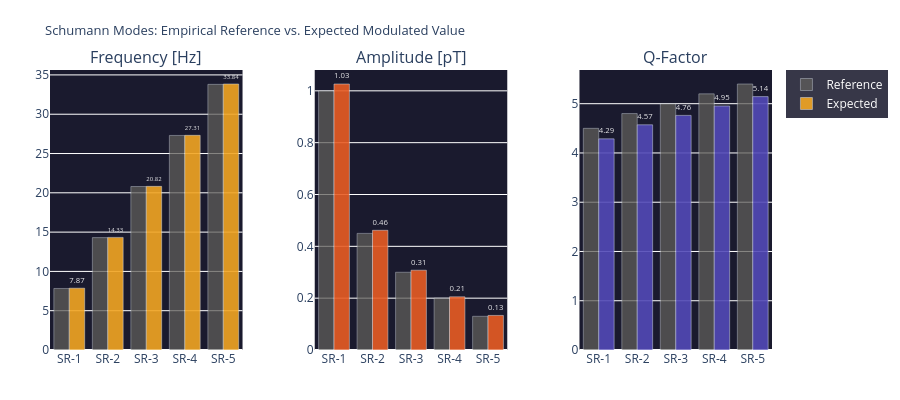

The code cell stored with this chart in its notebook:
### Code cell
# ============================================================
# THREE-COLUMN COMPARISON PER MODE:
# Frequency | Amplitude | Q-Factor (Ref vs. Expected each)
# ============================================================

fig = make_subplots(
    rows=1, cols=3,
    subplot_titles=['Frequency [Hz]', 'Amplitude [pT]', 'Q-Factor'],
    horizontal_spacing=0.10
)

modes = list(SR_REF.keys())
labels = [f'SR-{n}' for n in modes]

# Frequenz
fig.add_trace(go.Bar(
    name='Reference', x=labels, y=[SR_REF[n]['freq_Hz'] for n in modes],
    marker_color='#5F5E5A', opacity=0.75, showlegend=True
), row=1, col=1)
fig.add_trace(go.Bar(
    name='Expected', x=labels, y=[expected[n]['freq_Hz'] for n in modes],
    marker_color='#F2A623', opacity=0.90,
    text=[f'{expected[n]["freq_Hz"]:.2f}' for n in modes],
    textposition='outside', textfont=dict(color='white', size=9),
    showlegend=True
), row=1, col=1)

# Amplitude
fig.add_trace(go.Bar(
    x=labels, y=[SR_REF[n]['amplitude_pT'] for n in modes],
    marker_color='#5F5E5A', opacity=0.75, showlegend=False
), row=1, col=2)
fig.add_trace(go.Bar(
    x=labels, y=[expected[n]['amplitude_pT'] for n in modes],
    marker_color='#E85D24', opacity=0.90,
    text=[f'{expected[n]["amplitude_pT"]:.2f}' for n in modes],
    textposition='outside', textfont=dict(color='white', size=9),
    showlegend=False
), row=1, col=2)

# Q-Faktor
fig.add_trace(go.Bar(
    x=labels, y=[SR_REF[n]['Q_factor'] for n in modes],
    marker_color='#5F5E5A', opacity=0.75, showlegend=False
), row=1, col=3)
fig.add_trace(go.Bar(
    x=labels, y=[expected[n]['Q_factor'] for n in modes],
    marker_color='#534AB7', opacity=0.90,
    text=[f'{expected[n]["Q_factor"]:.2f}' for n in modes],
    textposition='outside', textfont=dict(color='white', size=9),
    showlegend=False
), row=1, col=3)

fig.update_layout(
    title=dict(text='Schumann Modes: Empirical Reference vs. Expected Modulated Value', font=dict(size=13)),
    barmode='group',
    height=400, plot_bgcolor='#1a1a2e', paper_bgcolor='rgba(0,0,0,0)',
    margin=dict(l=50, r=30, t=70, b=50),
    legend=dict(bgcolor='rgba(20,20,40,0.85)', font=dict(color='white'))
)
fig.show()

### Figure 1 — Plotly figure (JSON) as saved in the notebook; plotly's stock layout.template omitted (floating-point values rounded to 4 significant figures)
{"data": [{"marker": {"color": "#5F5E5A"}, "name": "Reference", "opacity": 0.75, "showlegend": true, "type": "bar", "x": ["SR-1", "SR-2", "SR-3", "SR-4", "SR-5"], "xaxis": "x", "y": [7.83, 14.3, 20.8, 27.3, 33.8], "yaxis": "y"}, {"marker": {"color": "#F2A623"}, "name": "Expected", "opacity": 0.9, "showlegend": true, "text": ["7.87", "14.33", "20.82", "27.31", "33.84"], "textfont": {"color": "white", "size": 9}, "textposition": "outside", "type": "bar", "x": ["SR-1", "SR-2", "SR-3", "SR-4", "SR-5"], "xaxis": "x", "y": [7.865, 14.33, 20.82, 27.31, 33.84], "yaxis": "y"}, {"marker": {"color": "#5F5E5A"}, "opacity": 0.75, "showlegend": false, "type": "bar", "x": ["SR-1", "SR-2", "SR-3", "SR-4", "SR-5"], "xaxis": "x2", "y": [1.0, 0.45, 0.3, 0.2, 0.13], "yaxis": "y2"}, {"marker": {"color": "#E85D24"}, "opacity": 0.9, "showlegend": false, "text": ["1.03", "0.46", "0.31", "0.21", "0.13"], "textfont": {"color": "white", "size": 9}, "textposition": "outside", "type": "bar", "x": ["SR-1", "SR-2", "SR-3", "SR-4", "SR-5"], "xaxis": "x2", "y": [1.026, 0.4619, 0.3079, 0.2053, 0.1334], "yaxis": "y2"}, {"marker": {"color": "#5F5E5A"}, "opacity": 0.75, "showlegend": false, "type": "bar", "x": ["SR-1", "SR-2", "SR-3", "SR-4", "SR-5"], "xaxis": "x3", "y": [4.5, 4.8, 5.0, 5.2, 5.4], "yaxis": "y3"}, {"marker": {"color": "#534AB7"}, "opacity": 0.9, "showlegend": false, "text": ["4.29", "4.57", "4.76", "4.95", "5.14"], "textfont": {"color": "white", "size": 9}, "textposition": "outside", "type": "bar", "x": ["SR-1", "SR-2", "SR-3", "SR-4", "SR-5"], "xaxis": "x3", "y": [4.287, 4.572, 4.763, 4.954, 5.144], "yaxis": "y3"}], "layout": {"annotations": [{"font": {"size": 16}, "showarrow": false, "text": "Frequency [Hz]", "x": 0.1333, "xanchor": "center", "xref": "paper", "y": 1.0, "yanchor": "bottom", "yref": "paper"}, {"font": {"size": 16}, "showarrow": false, "text": "Amplitude [pT]", "x": 0.5, "xanchor": "center", "xref": "paper", "y": 1.0, "yanchor": "bottom", "yref": "paper"}, {"font": {"size": 16}, "showarrow": false, "text": "Q-Factor", "x": 0.8667, "xanchor": "center", "xref": "paper", "y": 1.0, "yanchor": "bottom", "yref": "paper"}], "barmode": "group", "height": 400, "legend": {"bgcolor": "rgba(20,20,40,0.85)", "font": {"color": "white"}}, "margin": {"b": 50, "l": 50, "r": 30, "t": 70}, "paper_bgcolor": "rgba(0,0,0,0)", "plot_bgcolor": "#1a1a2e", "title": {"font": {"size": 13}, "text": "Schumann Modes: Empirical Reference vs. Expected Modulated Value"}, "xaxis": {"anchor": "y", "domain": [0.0, 0.2667]}, "xaxis2": {"anchor": "y2", "domain": [0.3667, 0.6333]}, "xaxis3": {"anchor": "y3", "domain": [0.7333, 1.0]}, "yaxis": {"anchor": "x", "domain": [0.0, 1.0]}, "yaxis2": {"anchor": "x2", "domain": [0.0, 1.0]}, "yaxis3": {"anchor": "x3", "domain": [0.0, 1.0]}}}
